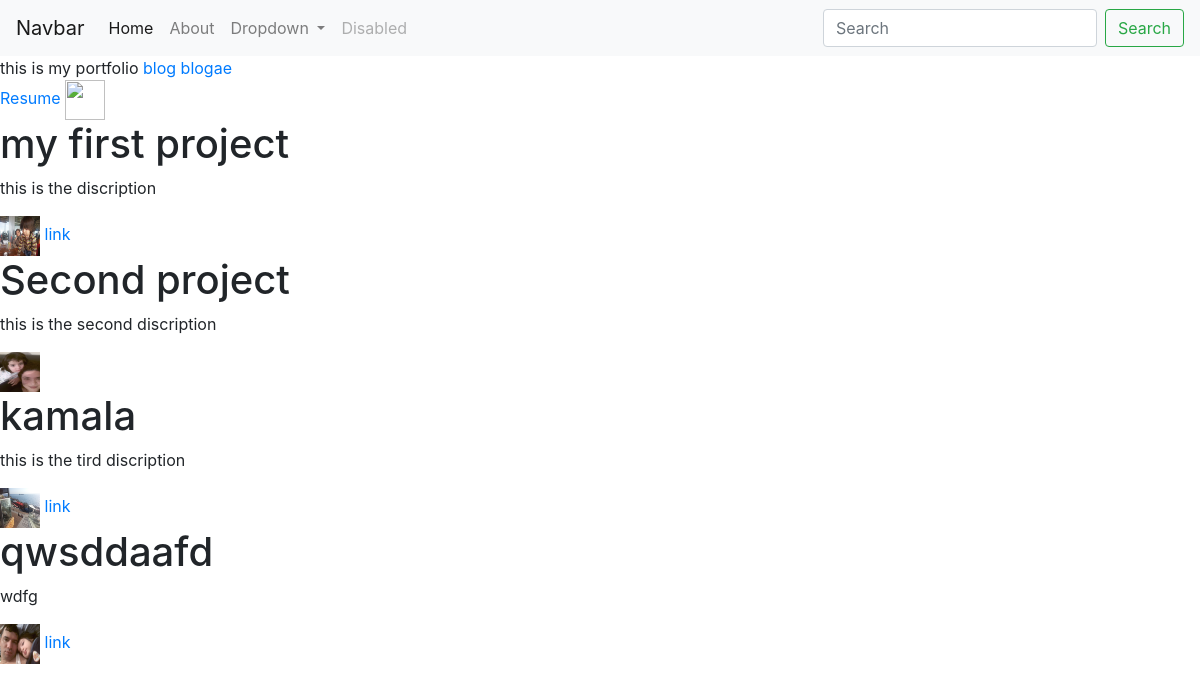
The page / on the database its author committed.
### portfolio/models.py (models this page shows, shortened)
class project(models.Model):
    title=models.CharField(max_length=100)
    description=models.CharField(max_length=250)
    image=models.ImageField(upload_to='portfolio/images/')
    url=models.URLField(blank=True)

### portfolio/views.py (the view)
# urls.py: 2. Add a URL to urlpatterns:  path('', views.home, name='home')
def home(request):
    projects= project.objects.all()
    return  render(request,'portfolio/home.html',{'projects':projects})

### portfolio/templates/portfolio/home.html
{% extends 'portfolio/base.html'%}
{%block content%}
    this is my portfolio
    {% load static %}
    <a href="{% url 'blog:all_blogs' %}">blog</a>
    <a href="{% url 'blog:detail' 3 %}">blogae</a>
    <br>
    <a href="{%static 'portfolio/Новый текстовый документ.txt'%}">Resume</a>
    <img width="40px" height='40' src="{% static 'portfolio/20180324_133852.jpg'%}">
    {% for project in  projects %}
    <h1>{{project.title}}</h1>
    <p>{{ project.description }}</p>
    <img width="40px" height='40' src="{{project.image.url}}">
    {%if project.url%}
    <a href="{{project.url}}">link</a>
    {%endif%}
    {% endfor %}
{%endblock%}

### rows shown on the page
project: title "my first project", description "this is the discription", image (picture)
project: title "Second project", description "this is the second discription", image (picture)
project: title "kamala", description "this is the tird discription", image (picture)
project: title "qwsddaafd", description "wdfg", image (picture)
